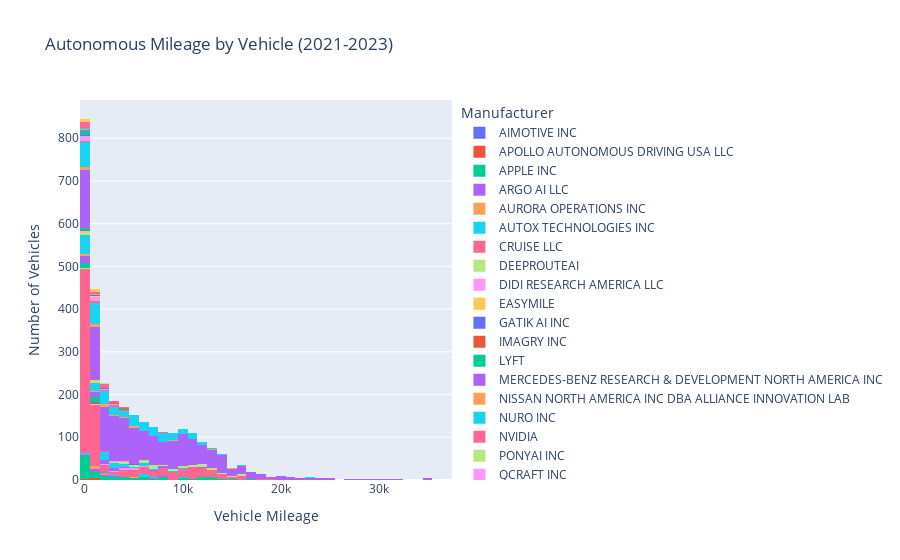
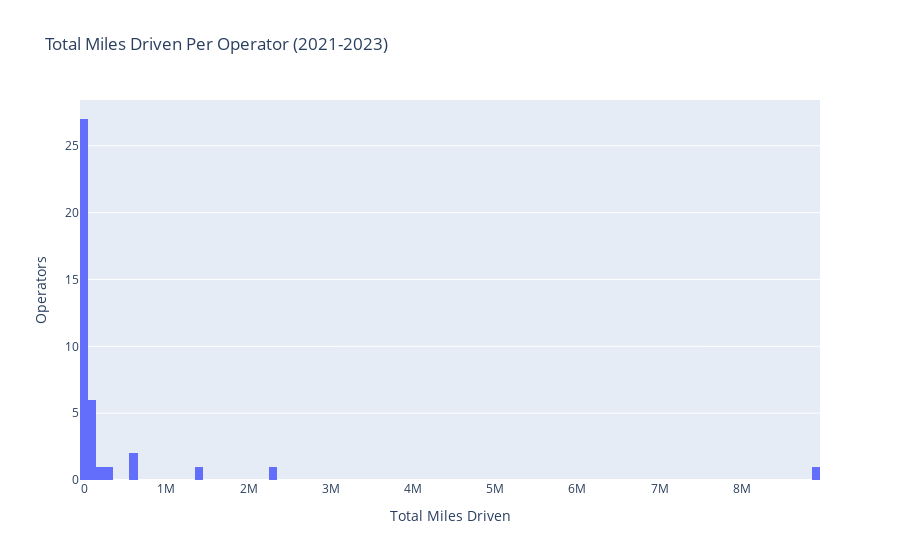

Notebook cell for these charts, in order:
### Code cell
###  autonomous miles necessarily.  Need to look at data sources further.

# TODO: Drop zeroes? Probably.

#### Histogram: miles driven / VIN ######
vin = px.histogram(nonzero_mileage,
             x='Mileage Total', color="Manufacturer", title="Autonomous Mileage by Vehicle (2021-2023)", nbins=50)
vin.update_layout(xaxis_title='Vehicle Mileage', yaxis_title='Number of Vehicles')
vin.show()

#### Histogram: miles driven / Operator ######
manufacturer_miles_sum = nonzero_mileage.groupby('Manufacturer')['Mileage Total'].sum().reset_index()

fig = px.histogram(manufacturer_miles_sum, x='Mileage Total', title='Total Miles Driven Per Operator (2021-2023)',
                   labels={'Mileage Total': 'Total Miles Driven'},  nbins=100)  # Adjust nbins as needed
fig.update_layout(yaxis_title='Operators')

fig.show()




#### WANT: Would be absolutley sick if we could start with the VINs histogram and animated into the by Operator graph...

### Figure 1 — Plotly figure (JSON) as saved in the notebook; plotly's stock layout.template omitted (floating-point values rounded to 4 significant figures; data arrays with more than 128 entries replaced by an {"elided": "..."} marker saying what was removed)
{"data": [{"alignmentgroup": "True", "bingroup": "x", "hovertemplate": "Manufacturer=AIMOTIVE INC<br>Mileage Total=%{x}<br>count=%{y}<extra></extra>", "legendgroup": "AIMOTIVE INC", "marker": {"color": "#636efa", "pattern": {"shape": ""}}, "name": "AIMOTIVE INC", "nbinsx": 50, "offsetgroup": "AIMOTIVE INC", "orientation": "v", "showlegend": true, "type": "histogram", "x": [1827, 1149, 9350, 5865, 9628.0, 5249.0], "xaxis": "x", "yaxis": "y"}, {"alignmentgroup": "True", "bingroup": "x", "hovertemplate": "Manufacturer=APOLLO AUTONOMOUS DRIVING USA LLC<br>Mileage Total=%{x}<br>count=%{y}<extra></extra>", "legendgroup": "APOLLO AUTONOMOUS DRIVING USA LLC", "marker": {"color": "#EF553B", "pattern": {"shape": ""}}, "name": "APOLLO AUTONOMOUS DRIVING USA LLC", "nbinsx": 50, "offsetgroup": "APOLLO AUTONOMOUS DRIVING USA LLC", "orientation": "v", "showlegend": true, "type": "histogram", "x": [830.0, 637.5, 1142.0, 824.4, 141.6, 368.9], "xaxis": "x", "yaxis": "y"}, {"alignmentgroup": "True", "bingroup": "x", "hovertemplate": "Manufacturer=APPLE INC<br>Mileage Total=%{x}<br>count=%{y}<extra></extra>", "legendgroup": "APPLE INC", "marker": {"color": "#00cc96", "pattern": {"shape": ""}}, "name": "APPLE INC", "nbinsx": 50, "offsetgroup": "APPLE INC", "orientation": "v", "showlegend": true, "type": "histogram", "x": {"elided": "140 float values"}, "xaxis": "x", "yaxis": "y"}, {"alignmentgroup": "True", "bingroup": "x", "hovertemplate": "Manufacturer=ARGO AI LLC<br>Mileage Total=%{x}<br>count=%{y}<extra></extra>", "legendgroup": "ARGO AI LLC", "marker": {"color": "#ab63fa", "pattern": {"shape": ""}}, "name": "ARGO AI LLC", "nbinsx": 50, "offsetgroup": "ARGO AI LLC", "orientation": "v", "showlegend": true, "type": "histogram", "x": [7996.0, 6834.0, 5725.0, 8231.0, 7264.0, 522.2, 162.1, 633.5, 2643.0, 553.1, 3687.0, 1480.0, 2552.0, 1507.0, 1230.0, 1080.0, 1318.0, 1958.0], "xaxis": "x", "yaxis": "y"}, {"alignmentgroup": "True", "bingroup": "x", "hovertemplate": "Manufacturer=AURORA OPERATIONS INC<br>Mileage Total=%{x}<br>count=%{y}<extra></extra>", "legendgroup": "AURORA OPERATIONS INC", "marker": {"color": "#FFA15A", "pattern": {"shape": ""}}, "name": "AURORA OPERATIONS INC", "nbinsx": 50, "offsetgroup": "AURORA OPERATIONS INC", "orientation": "v", "showlegend": true, "type": "histogram", "x": [1388.0, 875.0, 4918.0, 1448.0, 2289.0, 624.2, 1104.0, 25.86, 700.3], "xaxis": "x", "yaxis": "y"}, {"alignmentgroup": "True", "bingroup": "x", "hovertemplate": "Manufacturer=AUTOX TECHNOLOGIES INC<br>Mileage Total=%{x}<br>count=%{y}<extra></extra>", "legendgroup": "AUTOX TECHNOLOGIES INC", "marker": {"color": "#19d3f3", "pattern": {"shape": ""}}, "name": "AUTOX TECHNOLOGIES INC", "nbinsx": 50, "offsetgroup": "AUTOX TECHNOLOGIES INC", "orientation": "v", "showlegend": true, "type": "histogram", "x": [1986, 13997, 10336, 6446, 6358, 5912, 5073, 6627, 2700, 8271, 5462, 5981, 2461, 600, 5922, 318, 5508, 2431, 2563, 138, 59, 273], "xaxis": "x", "yaxis": "y"}, {"alignmentgroup": "True", "bingroup": "x", "hovertemplate": "Manufacturer=CRUISE LLC<br>Mileage Total=%{x}<br>count=%{y}<extra></extra>", "legendgroup": "CRUISE LLC", "marker": {"color": "#FF6692", "pattern": {"shape": ""}}, "name": "CRUISE LLC", "nbinsx": 50, "offsetgroup": "CRUISE LLC", "orientation": "v", "showlegend": true, "type": "histogram", "x": {"elided": "813 float values"}, "xaxis": "x", "yaxis": "y"}, {"alignmentgroup": "True", "bingroup": "x", "hovertemplate": "Manufacturer=DEEPROUTEAI<br>Mileage Total=%{x}<br>count=%{y}<extra></extra>", "legendgroup": "DEEPROUTEAI", "marker": {"color": "#B6E880", "pattern": {"shape": ""}}, "name": "DEEPROUTEAI", "nbinsx": 50, "offsetgroup": "DEEPROUTEAI", "orientation": "v", "showlegend": true, "type": "histogram", "x": [18791, 12081, 510, 251], "xaxis": "x", "yaxis": "y"}, {"alignmentgroup": "True", "bingroup": "x", "hovertemplate": "Manufacturer=DIDI RESEARCH AMERICA LLC<br>Mileage Total=%{x}<br>count=%{y}<extra></extra>", "legendgroup": "DIDI RESEARCH AMERICA LLC", "marker": {"color": "#FF97FF", "pattern": {"shape": ""}}, "name": "DIDI RESEARCH AMERICA LLC", "nbinsx": 50, "offsetgroup": "DIDI RESEARCH AMERICA LLC", "orientation": "v", "showlegend": true, "type": "histogram", "x": [3759.0, 5416.0, 6946.0, 1830.0, 3306.0, 4891.0, 4592.0, 2845.0, 5858.0, 1302.0, 3711.0, 5156.0, 4735.0, 938.7, 3997.0, 3893.0, 3074.0, 4286.0, 6647.0, 1827.0], "xaxis": "x", "yaxis": "y"}, {"alignmentgroup": "True", "bingroup": "x", "hovertemplate": "Manufacturer=EASYMILE<br>Mileage Total=%{x}<br>count=%{y}<extra></extra>", "legendgroup": "EASYMILE", "marker": {"color": "#FECB52", "pattern": {"shape": ""}}, "name": "EASYMILE", "nbinsx": 50, "offsetgroup": "EASYMILE", "orientation": "v", "showlegend": true, "type": "histogram", "x": [320], "xaxis": "x", "yaxis": "y"}, {"alignmentgroup": "True", "bingroup": "x", "hovertemplate": "Manufacturer=GATIK AI INC<br>Mileage Total=%{x}<br>count=%{y}<extra></extra>", "legendgroup": "GATIK AI INC", "marker": {"color": "#636efa", "pattern": {"shape": ""}}, "name": "GATIK AI INC", "nbinsx": 50, "offsetgroup": "GATIK AI INC", "orientation": "v", "showlegend": true, "type": "histogram", "x": [1924, 1016, 634], "xaxis": "x", "yaxis": "y"}, {"alignmentgroup": "True", "bingroup": "x", "hovertemplate": "Manufacturer=IMAGRY INC<br>Mileage Total=%{x}<br>count=%{y}<extra></extra>", "legendgroup": "IMAGRY INC", "marker": {"color": "#EF553B", "pattern": {"shape": ""}}, "name": "IMAGRY INC", "nbinsx": 50, "offsetgroup": "IMAGRY INC", "orientation": "v", "showlegend": true, "type": "histogram", "x": [731.2, 650.1], "xaxis": "x", "yaxis": "y"}, {"alignmentgroup": "True", "bingroup": "x", "hovertemplate": "Manufacturer=LYFT<br>Mileage Total=%{x}<br>count=%{y}<extra></extra>", "legendgroup": "LYFT", "marker": {"color": "#00cc96", "pattern": {"shape": ""}}, "name": "LYFT", "nbinsx": 50, "offsetgroup": "LYFT", "orientation": "v", "showlegend": true, "type": "histogram", "x": [479.7, 839.3, 802.1, 1016.0, 985.5, 812.1, 596.7, 882.3, 525.3, 568.1, 625.5, 466.1, 523.6, 684.0, 423.9, 132.5, 257.0, 64.29, 32.78, 116.3, 216.2, 131.1, 19.6], "xaxis": "x", "yaxis": "y"}, {"alignmentgroup": "True", "bingroup": "x", "hovertemplate": "Manufacturer=MERCEDES-BENZ RESEARCH & DEVELOPMENT NORTH AMERICA INC<br>Mileage Total=%{x}<br>count=%{y}<extra></extra>", "legendgroup": "MERCEDES-BENZ RESEARCH & DEVELOPMENT NORTH AMERICA INC", "marker": {"color": "#ab63fa", "pattern": {"shape": ""}}, "name": "MERCEDES-BENZ RESEARCH & DEVELOPMENT NORTH AMERICA INC", "nbinsx": 50, "offsetgroup": "MERCEDES-BENZ RESEARCH & DEVELOPMENT NORTH AMERICA INC", "orientation": "v", "showlegend": true, "type": "histogram", "x": [744, 6, 22, 249, 126, 7169, 12317, 8396, 7740, 8201, 4402, 3088, 6143, 10, 48.41, 3801.0, 1772.0, 2874.0, 2865.0, 2899.0, 967.2, 3937.0, 1937.0, 670.2, 926.6, 435.7, 1021.0, 2248.0, 61.06, 84.04, 1512, 1837, 3423, 1388, 2346, 2171, 2067, 2418, 1032, 820, 394, 968, 885, 2556, 993, 108, 104, 704, 232, 335, 40, 96], "xaxis": "x", "yaxis": "y"}, {"alignmentgroup": "True", "bingroup": "x", "hovertemplate": "Manufacturer=NISSAN NORTH AMERICA INC DBA ALLIANCE INNOVATION LAB<br>Mileage Total=%{x}<br>count=%{y}<extra></extra>", "legendgroup": "NISSAN NORTH AMERICA INC DBA ALLIANCE INNOVATION LAB", "marker": {"color": "#FFA15A", "pattern": {"shape": ""}}, "name": "NISSAN NORTH AMERICA INC DBA ALLIANCE INNOVATION LAB", "nbinsx": 50, "offsetgroup": "NISSAN NORTH AMERICA INC DBA ALLIANCE INNOVATION LAB", "orientation": "v", "showlegend": true, "type": "histogram", "x": [177, 328, 3, 73, 21.4, 1100.0], "xaxis": "x", "yaxis": "y"}, {"alignmentgroup": "True", "bingroup": "x", "hovertemplate": "Manufacturer=NURO INC<br>Mileage Total=%{x}<br>count=%{y}<extra></extra>", "legendgroup": "NURO INC", "marker": {"color": "#19d3f3", "pattern": {"shape": ""}}, "name": "NURO INC", "nbinsx": 50, "offsetgroup": "NURO INC", "orientation": "v", "showlegend": true, "type": "histogram", "x": [5870.0, 2883.0, 718.2, 2423.0, 6330.0, 163.5, 511.2, 635.3, 8633.0, 4019.0, 990.0, 6337.0, 5674.0, 3053.0, 10860.0, 0.5, 358.9, 824.4, 603.8, 8903.0, 2257.0, 3547.0, 7743.0, 7472.0, 2652.0, 828.8, 9540.0, 10740.0, 9967.0, 5696.0, 6258.0, 6553.0, 7067.0, 3972.0, 2465.0, 4692.0, 839.3, 2064.0, 2641.0, 4363.0, 1029.0, 3511.0, 3647.0, 5560.0, 3813.0, 4681.0, 480.1, 291.8, 3292.0, 2593.0, 0.84, 5.34, 0.17, 113.5, 17.35, 3.27, 28.69, 447.7, 0.01, 13.13, 0.03, 55.77, 1945.0, 0.02, 2890.0, 67.41, 590.6, 130.1, 629.7, 14.31, 1294.0, 325.7, 124.4, 177.1, 2.5, 111.9, 311.9, 155.7, 394.6, 50.78, 1384.0, 170.4, 1999.0, 1835.0, 2005.0, 149.0, 2319.0, 1903.0, 2354.0, 2230.0, 2334.0, 144.8, 1297.0, 2738.0, 2022.0, 1463, 33.07, 13.3, 83.62, 93.83, 108.9, 54.05, 64.4, 11.49, 24.09, 86.15, 2654.0, 713.6, 2272.0, 2715.0, 3061.0, 2032.0, 1778, 1782.0, 1792.0, 1148.0, 1082.0, 198.4], "xaxis": "x", "yaxis": "y"}, {"alignmentgroup": "True", "bingroup": "x", "hovertemplate": "Manufacturer=NVIDIA<br>Mileage Total=%{x}<br>count=%{y}<extra></extra>", "legendgroup": "NVIDIA", "marker": {"color": "#FF6692", "pattern": {"shape": ""}}, "name": "NVIDIA", "nbinsx": 50, "offsetgroup": "NVIDIA", "orientation": "v", "showlegend": true, "type": "histogram", "x": [3449, 1789, 11153, 483, 10388, 742], "xaxis": "x", "yaxis": "y"}, {"alignmentgroup": "True", "bingroup": "x", "hovertemplate": "Manufacturer=PONYAI INC<br>Mileage Total=%{x}<br>count=%{y}<extra></extra>", "legendgroup": "PONYAI INC", "marker": {"color": "#B6E880", "pattern": {"shape": ""}}, "name": "PONYAI INC", "nbinsx": 50, "offsetgroup": "PONYAI INC", "orientation": "v", "showlegend": true, "type": "histogram", "x": [16360.0, 16120.0, 14220.0, 12440.0, 12830.0, 10480.0, 12850.0, 4014.0, 13070.0, 6016.0, 5726.0, 16140.0, 5048.0, 9402.0, 11350.0, 4834.0, 17610.0, 14320.0, 5735.0, 4509.0, 3299.0, 78.58, 14930.0, 2780.0, 6856.0, 181.9, 12200.0, 16110.0, 6284.0, 10860.0, 4474.0, 1405.0, 1279.0, 5853.0, 5344.0, 437.7, 182.5, 0.25, 4308, 890, 5228, 7162, 7812, 12670, 11951, 12100, 11081, 8108, 9092, 9959, 4417, 8950, 12264, 4383, 6491, 9746, 10224, 2856, 7128, 7053, 8596, 11525, 12073, 7128, 9588, 10667, 8004, 6759, 7309, 9418, 6503, 8969], "xaxis": "x", "yaxis": "y"}, {"alignmentgroup": "True", "bingroup": "x", "hovertemplate": "Manufacturer=QCRAFT INC<br>Mileage Total=%{x}<br>count=%{y}<extra></extra>", "legendgroup": "QCRAFT INC", "marker": {"color": "#FF97FF", "pattern": {"shape": ""}}, "name": "QCRAFT INC", "nbinsx": 50, "offsetgroup": "QCRAFT INC", "orientation": "v", "showlegend": true, "type": "histogram", "x": [4138, 2182, 2589], "xaxis": "x", "yaxis": "y"}, {"alignmentgroup": "True", "bingroup": "x", "hovertemplate": "Manufacturer=QUALCOMM TECHNOLOGIES INC<br>Mileage Total=%{x}<br>count=%{y}<extra></extra>", "legendgroup": "QUALCOMM TECHNOLOGIES INC", "marker": {"color": "#FECB52", "pattern": {"shape": ""}}, "name": "QUALCOMM TECHNOLOGIES INC", "nbinsx": 50, "offsetgroup": "QUALCOMM TECHNOLOGIES INC", "orientation": "v", "showlegend": true, "type": "histogram", "x": [432, 119, 1084, 438, 1191, 1388, 2182, 540, 578, 141, 396], "xaxis": "x", "yaxis": "y"}, {"alignmentgroup": "True", "bingroup": "x", "hovertemplate": "Manufacturer=TOYOTA RESEARCH INSTITUTE INC<br>Mileage Total=%{x}<br>count=%{y}<extra></extra>", "legendgroup": "TOYOTA RESEARCH INSTITUTE INC", "marker": {"color": "#636efa", "pattern": {"shape": ""}}, "name": "TOYOTA RESEARCH INSTITUTE INC", "nbinsx": 50, "offsetgroup": "TOYOTA RESEARCH INSTITUTE INC", "orientation": "v", "showlegend": true, "type": "histogram", "x": [3327, 5430, 4724, 478], "xaxis": "x", "yaxis": "y"}, {"alignmentgroup": "True", "bingroup": "x", "hovertemplate": "Manufacturer=UDELV INC<br>Mileage Total=%{x}<br>count=%{y}<extra></extra>", "legendgroup": "UDELV INC", "marker": {"color": "#EF553B", "pattern": {"shape": ""}}, "name": "UDELV INC", "nbinsx": 50, "offsetgroup": "UDELV INC", "orientation": "v", "showlegend": true, "type": "histogram", "x": [60], "xaxis": "x", "yaxis": "y"}, {"alignmentgroup": "True", "bingroup": "x", "hovertemplate": "Manufacturer=VALEO NORTH AMERICA INC<br>Mileage Total=%{x}<br>count=%{y}<extra></extra>", "legendgroup": "VALEO NORTH AMERICA INC", "marker": {"color": "#00cc96", "pattern": {"shape": ""}}, "name": "VALEO NORTH AMERICA INC", "nbinsx": 50, "offsetgroup": "VALEO NORTH AMERICA INC", "orientation": "v", "showlegend": true, "type": "histogram", "x": [201, 135, 339], "xaxis": "x", "yaxis": "y"}, {"alignmentgroup": "True", "bingroup": "x", "hovertemplate": "Manufacturer=WAYMO LLC<br>Mileage Total=%{x}<br>count=%{y}<extra></extra>", "legendgroup": "WAYMO LLC", "marker": {"color": "#ab63fa", "pattern": {"shape": ""}}, "name": "WAYMO LLC", "nbinsx": 50, "offsetgroup": "WAYMO LLC", "orientation": "v", "showlegend": true, "type": "histogram", "x": {"elided": "1289 float values"}, "xaxis": "x", "yaxis": "y"}, {"alignmentgroup": "True", "bingroup": "x", "hovertemplate": "Manufacturer=WERIDE CORP<br>Mileage Total=%{x}<br>count=%{y}<extra></extra>", "legendgroup": "WERIDE CORP", "marker": {"color": "#FFA15A", "pattern": {"shape": ""}}, "name": "WERIDE CORP", "nbinsx": 50, "offsetgroup": "WERIDE CORP", "orientation": "v", "showlegend": true, "type": "histogram", "x": [36.4, 11130.0, 377, 15140.0, 12990.0, 9.2, 8339.0, 3072.0, 363.6, 935.2, 5164.0, 334.8, 70.7, 9031.0, 2171.0, 5440.0, 679.1, 12240.0, 2349.0, 2034.0, 9491.0, 4619.0, 12610.0, 2213.0, 0.03, 551.1, 1130, 2167.0, 1673.0, 1308.0, 971.9, 2634.0, 1785.0, 6763.0, 8868.0, 5275.0, 6749.0, 4188.0], "xaxis": "x", "yaxis": "y"}, {"alignmentgroup": "True", "bingroup": "x", "hovertemplate": "Manufacturer=ZOOX INC<br>Mileage Total=%{x}<br>count=%{y}<extra></extra>", "legendgroup": "ZOOX INC", "marker": {"color": "#19d3f3", "pattern": {"shape": ""}}, "name": "ZOOX INC", "nbinsx": 50, "offsetgroup": "ZOOX INC", "orientation": "v", "showlegend": true, "type": "histogram", "x": {"elided": "317 float values"}, "xaxis": "x", "yaxis": "y"}, {"alignmentgroup": "True", "bingroup": "x", "hovertemplate": "Manufacturer=GHOST AUTONOMY INC<br>Mileage Total=%{x}<br>count=%{y}<extra></extra>", "legendgroup": "GHOST AUTONOMY INC", "marker": {"color": "#FF6692", "pattern": {"shape": ""}}, "name": "GHOST AUTONOMY INC", "nbinsx": 50, "offsetgroup": "GHOST AUTONOMY INC", "orientation": "v", "showlegend": true, "type": "histogram", "x": [2897.0, 1394.0, 3773.0, 2019.0, 752.8, 2606.0, 934.0, 182.3, 2270.0, 5279.0, 10400.0, 7935.0, 820.2, 8095, 34.5, 11130.0, 3927.0, 2873.0], "xaxis": "x", "yaxis": "y"}, {"alignmentgroup": "True", "bingroup": "x", "hovertemplate": "Manufacturer=INTEL CORPORATION<br>Mileage Total=%{x}<br>count=%{y}<extra></extra>", "legendgroup": "INTEL CORPORATION", "marker": {"color": "#B6E880", "pattern": {"shape": ""}}, "name": "INTEL CORPORATION", "nbinsx": 50, "offsetgroup": "INTEL CORPORATION", "orientation": "v", "showlegend": true, "type": "histogram", "x": [611, 170], "xaxis": "x", "yaxis": "y"}, {"alignmentgroup": "True", "bingroup": "x", "hovertemplate": "Manufacturer=MOTIONAL AD INC<br>Mileage Total=%{x}<br>count=%{y}<extra></extra>", "legendgroup": "MOTIONAL AD INC", "marker": {"color": "#FF97FF", "pattern": {"shape": ""}}, "name": "MOTIONAL AD INC", "nbinsx": 50, "offsetgroup": "MOTIONAL AD INC", "orientation": "v", "showlegend": true, "type": "histogram", "x": [239.3, 212.9, 31.9, 1141.0, 317.8, 945.2, 920.1, 858.5, 198.3, 5.6, 17.6, 1.3, 21.4, 27.6, 618.3, 3033.0, 751.6, 716.1, 724.5, 3264.0, 2464.0, 3358.0, 1276.0, 10.24], "xaxis": "x", "yaxis": "y"}, {"alignmentgroup": "True", "bingroup": "x", "hovertemplate": "Manufacturer=NVIDIA CORPORATION<br>Mileage Total=%{x}<br>count=%{y}<extra></extra>", "legendgroup": "NVIDIA CORPORATION", "marker": {"color": "#FECB52", "pattern": {"shape": ""}}, "name": "NVIDIA CORPORATION", "nbinsx": 50, "offsetgroup": "NVIDIA CORPORATION", "orientation": "v", "showlegend": true, "type": "histogram", "x": [14.26, 3069.0, 1688.0, 1518.0, 880.6], "xaxis": "x", "yaxis": "y"}, {"alignmentgroup": "True", "bingroup": "x", "hovertemplate": "Manufacturer=TOYOTA RESEARCH INSTITUTE<br>Mileage Total=%{x}<br>count=%{y}<extra></extra>", "legendgroup": "TOYOTA RESEARCH INSTITUTE", "marker": {"color": "#636efa", "pattern": {"shape": ""}}, "name": "TOYOTA RESEARCH INSTITUTE", "nbinsx": 50, "offsetgroup": "TOYOTA RESEARCH INSTITUTE", "orientation": "v", "showlegend": true, "type": "histogram", "x": [2277, 1355, 967, 175], "xaxis": "x", "yaxis": "y"}, {"alignmentgroup": "True", "bingroup": "x", "hovertemplate": "Manufacturer=APOLLO<br>Mileage Total=%{x}<br>count=%{y}<extra></extra>", "legendgroup": "APOLLO", "marker": {"color": "#EF553B", "pattern": {"shape": ""}}, "name": "APOLLO", "nbinsx": 50, "offsetgroup": "APOLLO", "orientation": "v", "showlegend": true, "type": "histogram", "x": [4354.0, 3817.0, 2942, 4199.0], "xaxis": "x", "yaxis": "y"}, {"alignmentgroup": "True", "bingroup": "x", "hovertemplate": "Manufacturer=AUTOX<br>Mileage Total=%{x}<br>count=%{y}<extra></extra>", "legendgroup": "AUTOX", "marker": {"color": "#00cc96", "pattern": {"shape": ""}}, "name": "AUTOX", "nbinsx": 50, "offsetgroup": "AUTOX", "orientation": "v", "showlegend": true, "type": "histogram", "x": [3, 22, 42, 34, 5, 8, 2, 3768, 3624, 8, 337, 9, 8], "xaxis": "x", "yaxis": "y"}, {"alignmentgroup": "True", "bingroup": "x", "hovertemplate": "Manufacturer=BOSCH<br>Mileage Total=%{x}<br>count=%{y}<extra></extra>", "legendgroup": "BOSCH", "marker": {"color": "#ab63fa", "pattern": {"shape": ""}}, "name": "BOSCH", "nbinsx": 50, "offsetgroup": "BOSCH", "orientation": "v", "showlegend": true, "type": "histogram", "x": [24.32, 532.9, 202.1], "xaxis": "x", "yaxis": "y"}, {"alignmentgroup": "True", "bingroup": "x", "hovertemplate": "Manufacturer=DIDI RESEARCH AMERICA<br>Mileage Total=%{x}<br>count=%{y}<extra></extra>", "legendgroup": "DIDI RESEARCH AMERICA", "marker": {"color": "#FFA15A", "pattern": {"shape": ""}}, "name": "DIDI RESEARCH AMERICA", "nbinsx": 50, "offsetgroup": "DIDI RESEARCH AMERICA", "orientation": "v", "showlegend": true, "type": "histogram", "x": [1409.0, 918.2, 311.7, 79.6, 1286.0], "xaxis": "x", "yaxis": "y"}, {"alignmentgroup": "True", "bingroup": "x", "hovertemplate": "Manufacturer=IMAGRY INC <br>Mileage Total=%{x}<br>count=%{y}<extra></extra>", "legendgroup": "IMAGRY INC ", "marker": {"color": "#19d3f3", "pattern": {"shape": ""}}, "name": "IMAGRY INC ", "nbinsx": 50, "offsetgroup": "IMAGRY INC ", "orientation": "v", "showlegend": true, "type": "histogram", "x": [326.5, 397.1], "xaxis": "x", "yaxis": "y"}, {"alignmentgroup": "True", "bingroup": "x", "hovertemplate": "Manufacturer=MERCEDES<br>Mileage Total=%{x}<br>count=%{y}<extra></extra>", "legendgroup": "MERCEDES", "marker": {"color": "#FF6692", "pattern": {"shape": ""}}, "name": "MERCEDES", "nbinsx": 50, "offsetgroup": "MERCEDES", "orientation": "v", "showlegend": true, "type": "histogram", "x": [384.7, 294.2, 360.5, 482.9, 132.1, 930.9, 728.0, 561.2, 1350.0, 2061.0, 2754.0, 3166.0, 1869.0, 3752.0, 2801.0, 1701.0, 1978.0, 2869.0, 2294.0, 3656.0, 3327.0, 2406.0, 2041.0, 1407.0, 2300.0, 2399.0, 4297.0, 2192.0, 2639.0, 126.6, 143.9, 206.3, 123.0, 108.2, 141.0, 214.9, 144.3], "xaxis": "x", "yaxis": "y"}, {"alignmentgroup": "True", "bingroup": "x", "hovertemplate": "Manufacturer=NISSAN<br>Mileage Total=%{x}<br>count=%{y}<extra></extra>", "legendgroup": "NISSAN", "marker": {"color": "#B6E880", "pattern": {"shape": ""}}, "name": "NISSAN", "nbinsx": 50, "offsetgroup": "NISSAN", "orientation": "v", "showlegend": true, "type": "histogram", "x": [485, 2105, 2235], "xaxis": "x", "yaxis": "y"}, {"alignmentgroup": "True", "bingroup": "x", "hovertemplate": "Manufacturer=VALEO NORTH AMERICA<br>Mileage Total=%{x}<br>count=%{y}<extra></extra>", "legendgroup": "VALEO NORTH AMERICA", "marker": {"color": "#FF97FF", "pattern": {"shape": ""}}, "name": "VALEO NORTH AMERICA", "nbinsx": 50, "offsetgroup": "VALEO NORTH AMERICA", "orientation": "v", "showlegend": true, "type": "histogram", "x": [104], "xaxis": "x", "yaxis": "y"}, {"alignmentgroup": "True", "bingroup": "x", "hovertemplate": "Manufacturer=WOVEN BY TOYOTA US INC<br>Mileage Total=%{x}<br>count=%{y}<extra></extra>", "legendgroup": "WOVEN BY TOYOTA US INC", "marker": {"color": "#FECB52", "pattern": {"shape": ""}}, "name": "WOVEN BY TOYOTA US INC", "nbinsx": 50, "offsetgroup": "WOVEN BY TOYOTA US INC", "orientation": "v", "showlegend": true, "type": "histogram", "x": [618, 972, 619, 636, 816, 64, 95, 54, 21, 52, 247], "xaxis": "x", "yaxis": "y"}], "layout": {"barmode": "relative", "legend": {"title": {"text": "Manufacturer"}, "tracegroupgap": 0}, "title": {"text": "Autonomous Mileage by Vehicle (2021-2023)"}, "xaxis": {"anchor": "y", "domain": [0, 1], "title": {"text": "Vehicle Mileage"}}, "yaxis": {"anchor": "x", "domain": [0, 1], "title": {"text": "Number of Vehicles"}}}}

### Figure 2 — Plotly figure (JSON) as saved in the notebook; plotly's stock layout.template omitted (floating-point values rounded to 4 significant figures)
{"data": [{"alignmentgroup": "True", "bingroup": "x", "hovertemplate": "Total Miles Driven=%{x}<br>count=%{y}<extra></extra>", "legendgroup": "", "marker": {"color": "#636efa", "pattern": {"shape": ""}}, "name": "", "nbinsx": 100, "offsetgroup": "", "orientation": "v", "showlegend": false, "type": "histogram", "x": [33070.0, 15310.0, 3944.0, 591100.0, 55370.0, 13370.0, 7870, 99422, 759.3, 2323000.0, 31633, 4004.0, 79010.0, 320, 3574, 67330.0, 1381.0, 723.6, 781, 11200.0, 58340.0, 111600.0, 21150.0, 4825, 1702.0, 258100.0, 28004, 7169.0, 586000.0, 8909, 8489, 4774, 13959, 60, 104, 675, 8896000.0, 164900.0, 4194, 1418000.0], "xaxis": "x", "yaxis": "y"}], "layout": {"barmode": "relative", "legend": {"tracegroupgap": 0}, "title": {"text": "Total Miles Driven Per Operator (2021-2023)"}, "xaxis": {"anchor": "y", "domain": [0, 1], "title": {"text": "Total Miles Driven"}}, "yaxis": {"anchor": "x", "domain": [0, 1], "title": {"text": "Operators"}}}}
